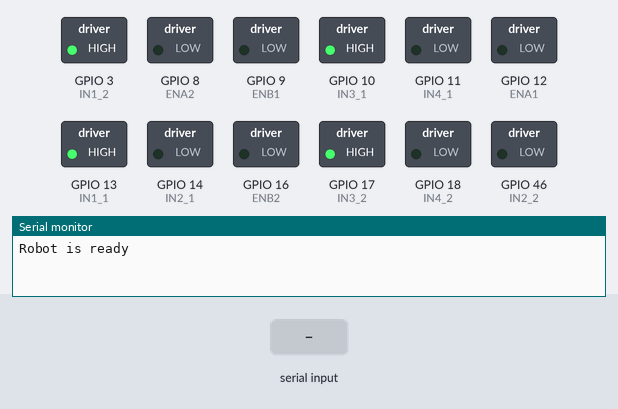
Recording of a program running on a simulated ESP32-S3. Shown: switched loads named in the program (green lamp = pin HIGH), the last lines printed to the serial monitor. The test bench sets the inputs (shaded band).

Above: at 1.8 s.
1.9 s: "F" received over the second serial link
At 2.7 s:
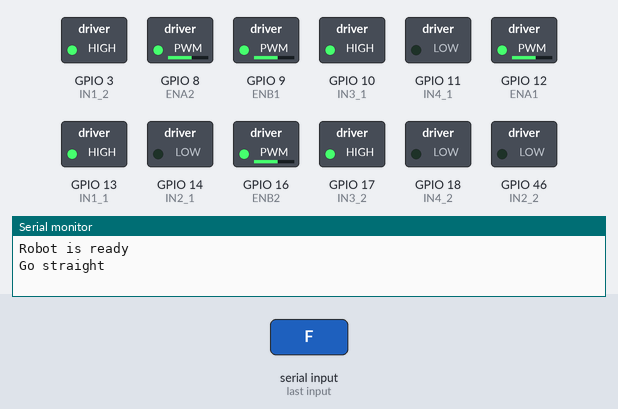
3.4 s: "B" received over the second serial link
At 3.8 s:
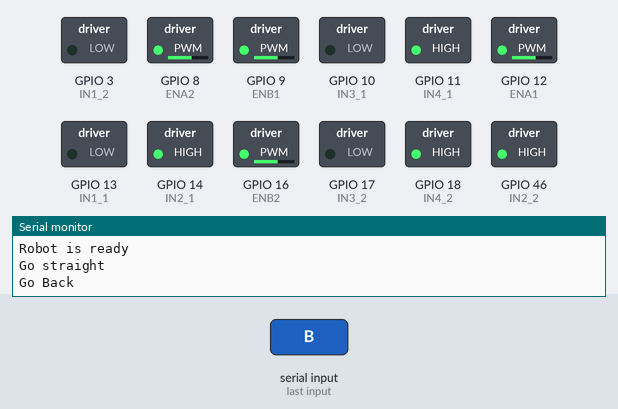
4.9 s: "R" received over the second serial link
At 6.1 s:
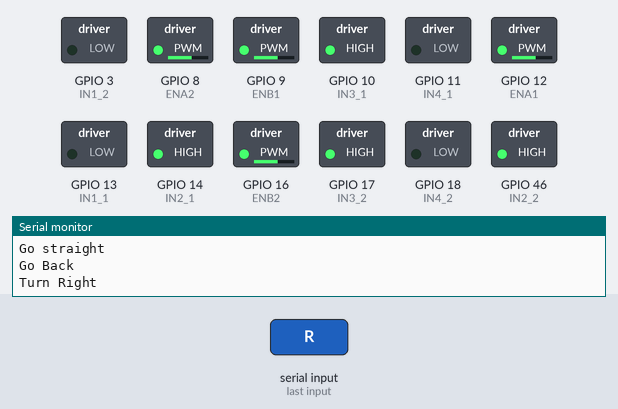
6.4 s: "L" received over the second serial link
At 7.3 s:
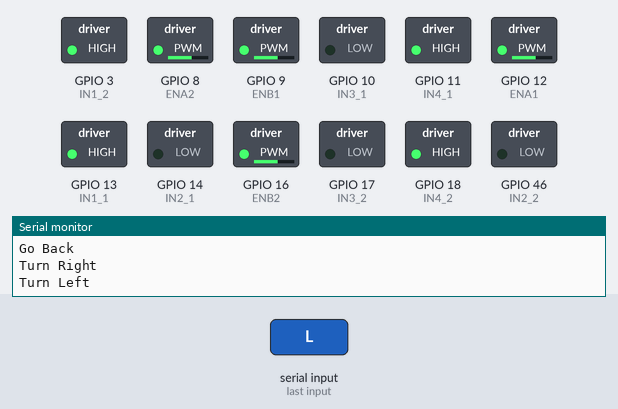
7.9 s: "G" received over the second serial link
At 8.4 s:
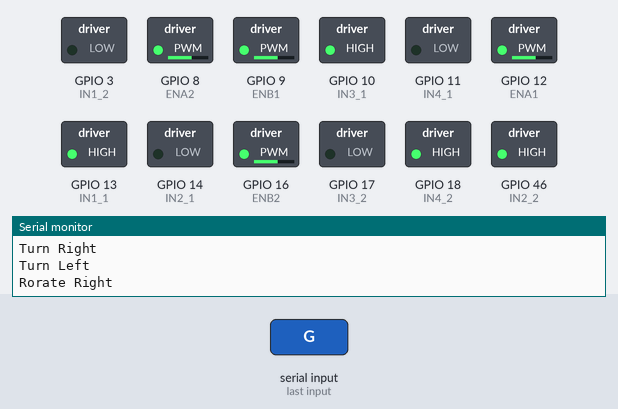
9.4 s: "H" received over the second serial link
At 10.8 s:
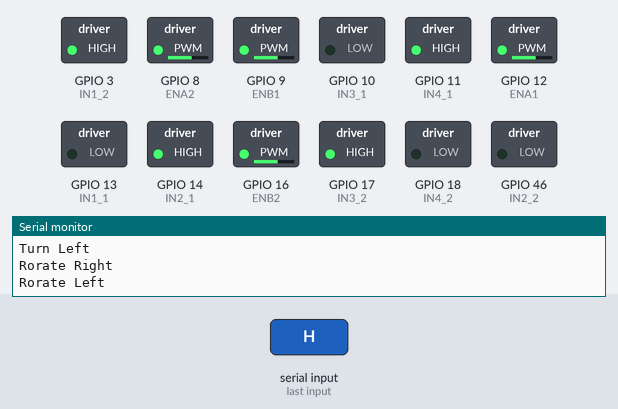
Timing chart, 0 to 11.9 s (numbered marks = the images above; inputs shaded):
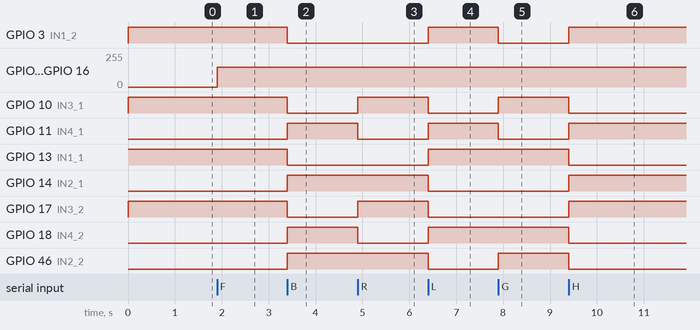

The program:

main.cpp
```cpp
#include <Arduino.h>
#include <WiFi.h>
#include <ESP32Servo.h>
#include "servo_arm.h"
#include "robot.h"
#include "config.h"

void setup(){

  Serial.begin(115200);
  Serial1.begin(115200, SERIAL_8N1, RXD2, TXD2);
  // WiFi connect
  // WiFi.begin(ssid, password);
  // Serial.print("Connecting to Wifi...");
  // int retry = 0;
  // while (WiFi.status() != WL_CONNECTED && retry < 20)
  // {
  //   delay(500);
  //   Serial.print(".");
  //   retry++;
  // }

  // if (WiFi.status() != WL_CONNECTED){
  //   Serial.println("\nFailed to connect to WiFi, restarting...");
  //   ESP.restart();
  // }

  // Serial.print("\nWiFi connected, IP: ");
  // Serial.print(WiFi.localIP());
  // Initializating robot
  initRobot();
  setDefaultArm();
  Serial.println("Robot is ready");
}

void loop(){
  // Try to connect to wifi if esp32 lost connection
  // if(WiFi.status() != WL_CONNECTED){
  //   Serial.println("WiFi disconnected!");
  //   WiFi.reconnect();
  //   delay(5000);
  // }
  // Receive data from UART
  if (Serial1.available()){
    char cmd = Serial1.read();
    handleCommandMotor(cmd);
    handleCommandServo(cmd);
  }
}
```

robot.h
```cpp
#pragma once

#define ENA1 12 // trước trái
#define IN1_1 13
#define IN2_1 14

#define ENB1 9 // trước phải
#define IN3_1 10
#define IN4_1 11

#define ENA2  8 // sau trái
#define IN1_2  3
#define IN2_2 46

#define ENB2 16 // sau phải
#define IN3_2 17
#define IN4_2 18

const int freq = 1000;
const int resolution = 8;
const int MOTOR_SPEED = 150;


void initRobot();
void wheelSpin(int v1, int v2, int v3, int v4);
void handleCommandMotor(char cmd);
void moveForward(int speed);
void moveBackward(int speed);
void turnRight(int speed);
void turnLeft(int speed);
void rotateRight(int speed);
void rotateLeft(int speed);
```

servo_arm.h
```cpp
#pragma once
#include<ESP32Servo.h>

int angle1 = 0;
int angle2 = 110;
int angle3 = 145;
const int stepAngle = 5;

Servo servo1;
Servo servo2;
Servo servo3;

void initServo();
void setDefaultArm();
void updateArm(int a, int id);
void takeTheBall(int id, int target);
void servoUp(int id);
void servoDown(int id);
void handleCommandServo(char cmd);
void takeTheBall();
void throwTheBall();
void setupToTakeAndThrowTheBall(int id, int target);
```

shoot.h
```cpp
#include<ESP32Servo.h>

int wiperAngle = 0;

Servo wiperServo;
```

robot.cpp
```cpp
#include <Arduino.h>
#include "robot.h"

void wheelSpin(int v1, int v2, int v3, int v4) {
  // Động cơ 1 - Bánh trước trái
  digitalWrite(IN1_1, v1 >= 0 ? HIGH : LOW);
  digitalWrite(IN2_1, v1 >= 0 ? LOW  : HIGH);
  ledcWrite(0, abs(v1));

  // Động cơ 2 - Bánh trước phải
  digitalWrite(IN3_1, v2 >= 0 ? HIGH : LOW);
  digitalWrite(IN4_1, v2 >= 0 ? LOW  : HIGH);
  ledcWrite(1, abs(v2));

  // Động cơ 3 - Bánh sau trái
  digitalWrite(IN1_2, v3 >= 0 ? HIGH : LOW);
  digitalWrite(IN2_2, v3 >= 0 ? LOW  : HIGH);
  ledcWrite(2, abs(v3));

  // Động cơ 4 - Bánh sau phải
  digitalWrite(IN3_2, v4 >= 0 ? HIGH : LOW);
  digitalWrite(IN4_2, v4 >= 0 ? LOW  : HIGH);
  ledcWrite(3, abs(v4));
}

void initRobot() {

  pinMode(IN1_1, OUTPUT);
  pinMode(IN2_1, OUTPUT);
  pinMode(IN3_1, OUTPUT);
  pinMode(IN4_1, OUTPUT);

  pinMode(IN1_2, OUTPUT);
  pinMode(IN2_2, OUTPUT);
  pinMode(IN3_2, OUTPUT);
  pinMode(IN4_2, OUTPUT);

  // Cấu hình PWM cho 4 kênh
  ledcSetup(0, freq, resolution);
  ledcSetup(1, freq, resolution);
  ledcSetup(2, freq, resolution);
  ledcSetup(3, freq, resolution);

  // Gán PWM cho các chân ENA/ENB
  ledcAttachPin(ENA1, 0);
  ledcAttachPin(ENB1, 1);
  ledcAttachPin(ENA2, 2);
  ledcAttachPin(ENB2, 3);

  // Stop when robot start up
  wheelSpin(0, 0, 0, 0);
}

void handleCommandMotor(char cmd){
    switch (cmd){
        case 'F' :
            moveForward(MOTOR_SPEED);
            Serial.println("Go straight");
            break;
        case 'B' :
            moveBackward(MOTOR_SPEED);
            Serial.println("Go Back");
            break;
        case 'R':
            turnRight(MOTOR_SPEED);
            Serial.println("Turn Right");
            break;
        case 'L':
            turnLeft(MOTOR_SPEED);
            Serial.println("Turn Left");
            break;
        case 'G':
            rotateRight(MOTOR_SPEED);
            Serial.println("Rorate Right");
            break;
        case 'H':
            rotateLeft(MOTOR_SPEED);
            Serial.println("Rorate Left");
            break;
        case 'S':
            wheelSpin(0, 0, 0, 0);
            Serial.println("Stop");
            break;
        default :
            break;
    }
}

void moveForward(int speed) {
  wheelSpin(speed, speed, speed, speed);
}

void moveBackward(int speed) {
  wheelSpin(-speed, -speed, -speed, -speed);
}

void turnRight(int speed) {
  wheelSpin(-speed, speed, -speed, speed);
}

void turnLeft(int speed) {
  wheelSpin(speed, -speed, speed, -speed);
}

void rotateRight(int speed) {
  wheelSpin(speed, speed, -speed, -speed);
}

void rotateLeft(int speed) {
  wheelSpin(-speed, -speed, speed, speed);
}
```

servo_arm.cpp
```cpp
#include "servo_arm.h"

void updateArm(int angleUpdate, int id){
    if (angleUpdate < 0 ) angleUpdate = 0;
    if (angleUpdate > 180) angleUpdate = 180;
    switch(id){
        case 1 :
            angle1 = angleUpdate;
            servo1.write(angle1);
            break;
        case 2 :
            angle2 = angleUpdate;
            servo2.write(angle2);
            break;
        case 3 :
            angle3 = angleUpdate;
            servo3.write(angle3);
            break;
    }
}


void setupToTakeAndThrowTheBall(int id, int target){
    int *anglePtr;
    Servo *servoPtr;
    switch(id){
        case 1: anglePtr = &angle1; servoPtr = &servo1; break;
        case 2: anglePtr = &angle2; servoPtr = &servo2; break;
        case 3: anglePtr = &angle3; servoPtr = &servo3; break;
        default: return;
    }

    while (*anglePtr != target){
        if (*anglePtr < target) (*anglePtr)++;
        else if (*anglePtr > target) (*anglePtr)--;
        servoPtr->write(*anglePtr);
        delay(20);
    }
}

void takeTheBall(){
    setupToTakeAndThrowTheBall(3, 80);
    delay(200);
    setupToTakeAndThrowTheBall(2, 85);
    delay(200);
    setupToTakeAndThrowTheBall(3, 125);
    delay(200);
}

void throwTheBall(){
    setupToTakeAndThrowTheBall(2,145);
    delay(200);
    setupToTakeAndThrowTheBall(1, 180);
    delay(200);
    setupToTakeAndThrowTheBall(3, 180);
    delay(200);
}

void setDefaultArm(){
    setupToTakeAndThrowTheBall(1, 0);
    delay(200);
    setupToTakeAndThrowTheBall(2, 110);
    delay(200);
    setupToTakeAndThrowTheBall(3, 145);
    delay(200);
}

void servoUp(int id){
    if(id==1) updateArm(angle1 + stepAngle, 1);
    if(id==2) updateArm(angle2 + stepAngle, 2);
    if(id==3) updateArm(angle3 + stepAngle, 3);
    Serial.println(String(angle1) + " - " + String(angle2) + " - " + String(angle3));
}

void servoDown(int id){
    if(id==1) updateArm(angle1 - stepAngle, 1);
    if(id==2) updateArm(angle2 - stepAngle, 2);
    if(id==3) updateArm(angle3 - stepAngle, 3);
    Serial.println(String(angle1) + " - " + String(angle2) + " - " + String(angle3));
}

void handleCommandServo(char cmd){
    switch(cmd){
    case 'Q': servoUp(1); break;
    case 'A': servoDown(1); break;
    case 'W': servoUp(2); break;
    case 'X': servoDown(2); break;
    case 'E': servoUp(3); break;
    case 'D': servoDown(3); break;
    case 'K': setDefaultArm(); break;
    default : break;
  }
}

void initServo(){
    servo1.attach(35);
    servo2.attach(36);
    servo3.attach(37);
    setDefaultArm();
}
```

shoot.cpp
```cpp
#include<ESP32Servo.h>
#include<shoot.h>
#include "servo_arm.h"
```

config.h
```cpp
// WiFi and MQTT config

const char* ssid = "Trung Tam TT-TV";
const char* password = "12345679";
const char* mqtt_server = "192.168.22.194"; // IP broker (Node-RED/Mosquitto)(Pi5 IP)

#define RXD2 44
#define TXD2 43
```

Measured:
- after the input at 1.9 s, GPIO 8 (ENA2), GPIO 9 (ENB1), GPIO 12 (ENA1), GPIO 16 (ENB2): 0/255 → 149/255 at once
- after the input at 3.4 s, GPIO 3 (IN1_2), GPIO 10 (IN3_1), GPIO 13 (IN1_1), GPIO 17 (IN3_2): HIGH → LOW at once; GPIO 11 (IN4_1), GPIO 14 (IN2_1), GPIO 18 (IN4_2), GPIO 46 (IN2_2): LOW → HIGH at once
- after the input at 4.9 s, GPIO 10 (IN3_1), GPIO 17 (IN3_2): LOW → HIGH at once; GPIO 11 (IN4_1), GPIO 18 (IN4_2): HIGH → LOW at once
- after the input at 6.4 s, GPIO 3 (IN1_2), GPIO 11 (IN4_1), GPIO 13 (IN1_1), GPIO 18 (IN4_2): LOW → HIGH at once; GPIO 10 (IN3_1), GPIO 14 (IN2_1), GPIO 17 (IN3_2), GPIO 46 (IN2_2): HIGH → LOW at once
- after the input at 7.9 s, GPIO 3 (IN1_2), GPIO 11 (IN4_1): HIGH → LOW at once; GPIO 10 (IN3_1), GPIO 46 (IN2_2): LOW → HIGH at once
- after the input at 9.4 s, GPIO 3 (IN1_2), GPIO 11 (IN4_1), GPIO 14 (IN2_1), GPIO 17 (IN3_2): LOW → HIGH at once; GPIO 10 (IN3_1), GPIO 13 (IN1_1), GPIO 18 (IN4_2), GPIO 46 (IN2_2): HIGH → LOW at once
